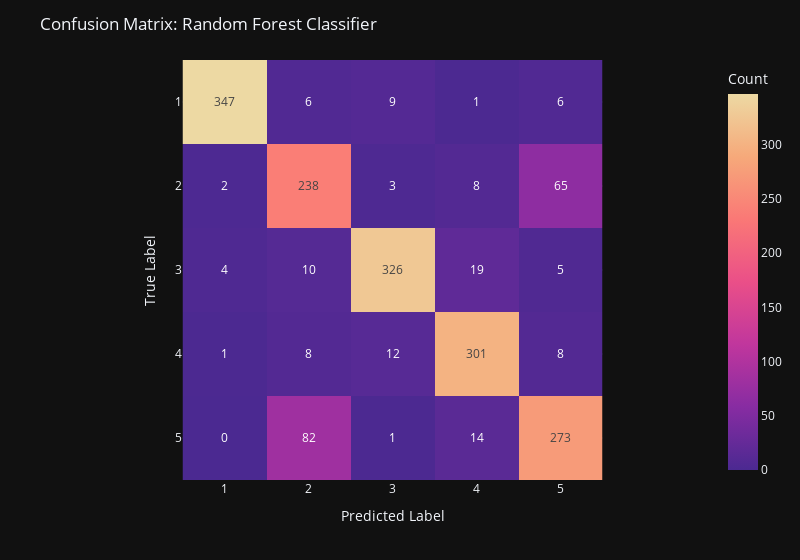

The notebook cell this image was saved under:
### Markdown cell above
### 4. Random Forests

Random Forests are ensemble methods that combine the predictions of multiple decision trees for classification or regression tasks. Each tree is trained on a different bootstrap sample of the dataset (bagging), and at every split only a randomly selected subset of features is considered. This injected randomness reduces correlation among the trees and helps mitigate overfitting.

In multiclass classification, each tree outputs a class prediction, and the final decision of the forest is obtained through majority voting. Random Forests are robust to noise, perform well without extensive hyperparameter tuning, and can effectively handle high‑dimensional data—hence **their training is performed directly on the original rather than the preprocessed feature set**.

**Hyperparameters:**
- n_estimators: the number of decision trees included in the forest
- criterion: the measure used to evaluate the quality of a split (e.g., gini, which favors purer nodes)
- max_features: the number of features considered at each split (using sqrt reduces tree correlation and helps control overfitting)
- random_state: the random seed ensuring reproducible results

### Code cell
# No preprocessing required

# Train the model
from sklearn.ensemble import RandomForestClassifier
model = RandomForestClassifier(
    n_estimators=270,
    criterion='gini',
    max_features='sqrt',
    random_state=42,
)
model.fit(x_train, y_train)

# Evaluate the model
y_pred= model.predict(x_test)
cm = confusion_matrix(y_pred, y_test)
fig = px.imshow(
    cm,
    text_auto=True,
    width=800,
    color_continuous_scale="Agsunset",
    labels=dict(x="Predicted Label", y="True Label", color="Count"),
    x=class_names,
    y=class_names,
)
fig.update_layout(
    title=f"Confusion Matrix: Random Forest Classifier",
    xaxis=dict(side="bottom")
)
fig.show()
print(classification_report(y_test, y_pred))

### Figure 1 — Plotly figure (JSON) as saved in the notebook; plotly's stock layout.template omitted (floating-point values rounded to 4 significant figures)
{"data": [{"coloraxis": "coloraxis", "name": "0", "texttemplate": "%{z}", "x": ["1", "2", "3", "4", "5"], "y": ["1", "2", "3", "4", "5"], "z": [[347, 6, 9, 1, 6], [2, 238, 3, 8, 65], [4, 10, 326, 19, 5], [1, 8, 12, 301, 8], [0, 82, 1, 14, 273]], "type": "heatmap", "xaxis": "x", "yaxis": "y", "hovertemplate": "Predicted Label: %{x}<br>True Label: %{y}<br>Count: %{z}<extra></extra>"}], "layout": {"xaxis": {"anchor": "y", "domain": [0.0, 1.0], "scaleanchor": "y", "constrain": "domain", "title": {"text": "Predicted Label"}, "side": "bottom"}, "yaxis": {"anchor": "x", "domain": [0.0, 1.0], "autorange": "reversed", "constrain": "domain", "title": {"text": "True Label"}}, "coloraxis": {"colorbar": {"title": {"text": "Count"}}, "colorscale": [[0.0, "rgb(75, 41, 145)"], [0.1667, "rgb(135, 44, 162)"], [0.3333, "rgb(192, 54, 157)"], [0.5, "rgb(234, 79, 136)"], [0.6667, "rgb(250, 120, 118)"], [0.8333, "rgb(246, 169, 122)"], [1.0, "rgb(237, 217, 163)"]]}, "margin": {"t": 60}, "width": 800, "title": {"text": "Confusion Matrix: Random Forest Classifier"}}}
